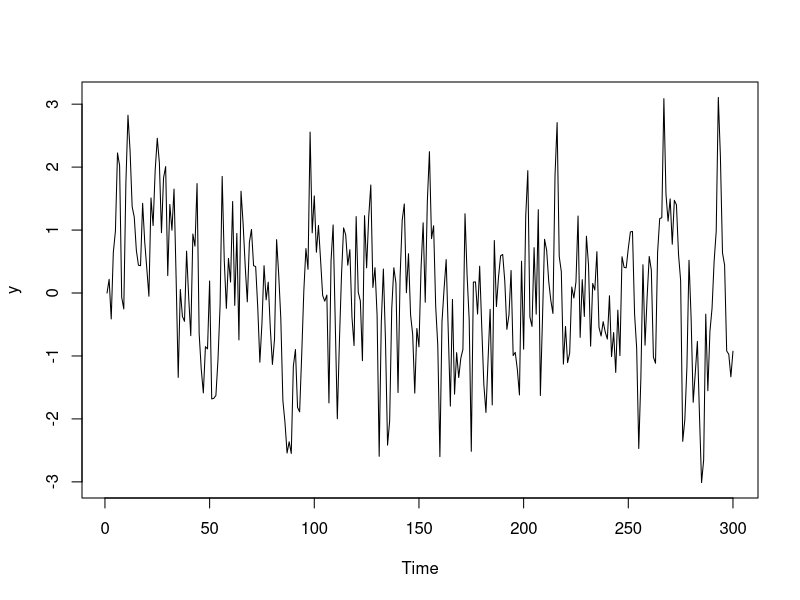
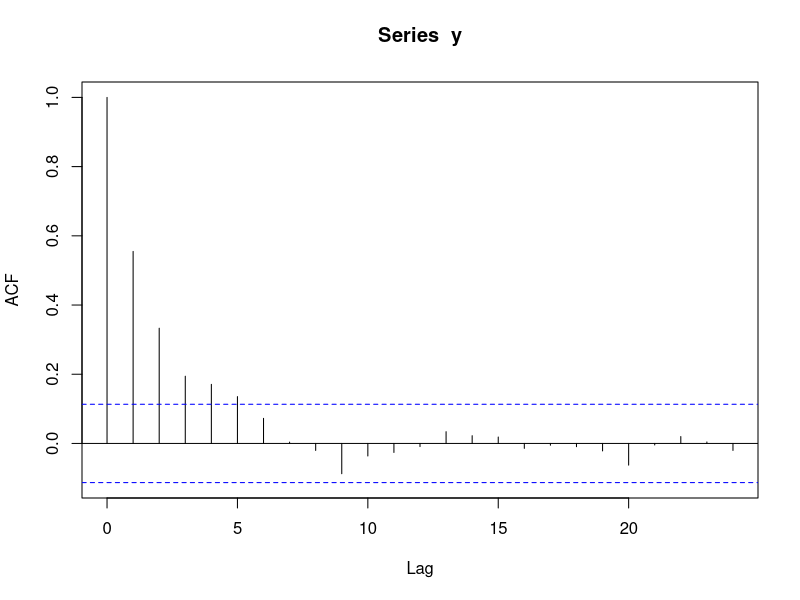
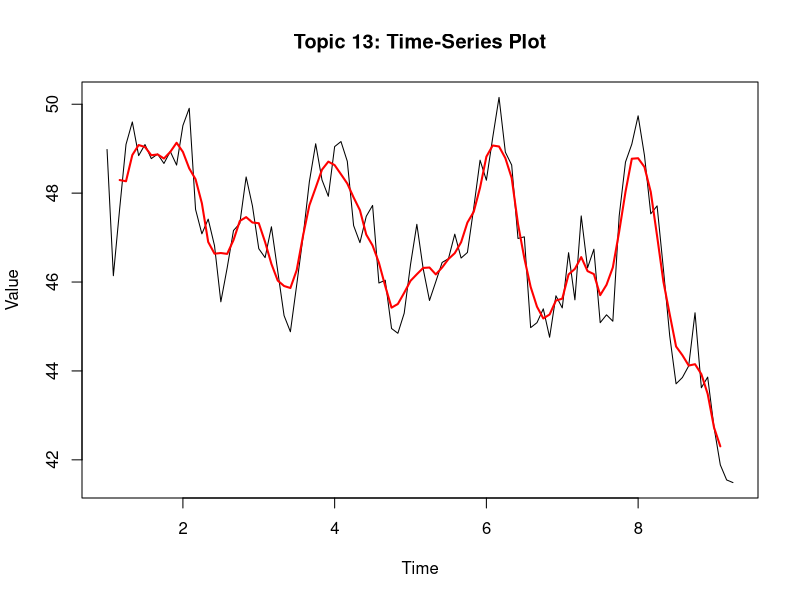

Reproduce these figures in R, in order.
#Topic 13:Time-series analysis
set.seed(4); n <- 300; y <- numeric(n)
for(t in 2:n) y[t] <- .6*y[t-1] + rnorm(1)
plot.ts(y); acf(y); arima(y, order=c(1,0,0))
ts_data <- ts(cumsum(rnorm(100)) + 50, frequency = 12)
trend <- stats::filter(ts_data, rep(1/5, 5))
ts_df <- data.frame(
  Time_Index = 1:length(ts_data),
  Observed_Value = as.numeric(ts_data),
  Moving_Average_Trend = as.numeric(trend)
)
write.csv(ts_df, "Topic_13_Time_Series.csv", row.names = FALSE)

plot(ts_data, main = "Topic 13: Time-Series Plot", ylab = "Value")
lines(stats::filter(ts_data, rep(1/5, 5)), col = "red", lwd = 2)
